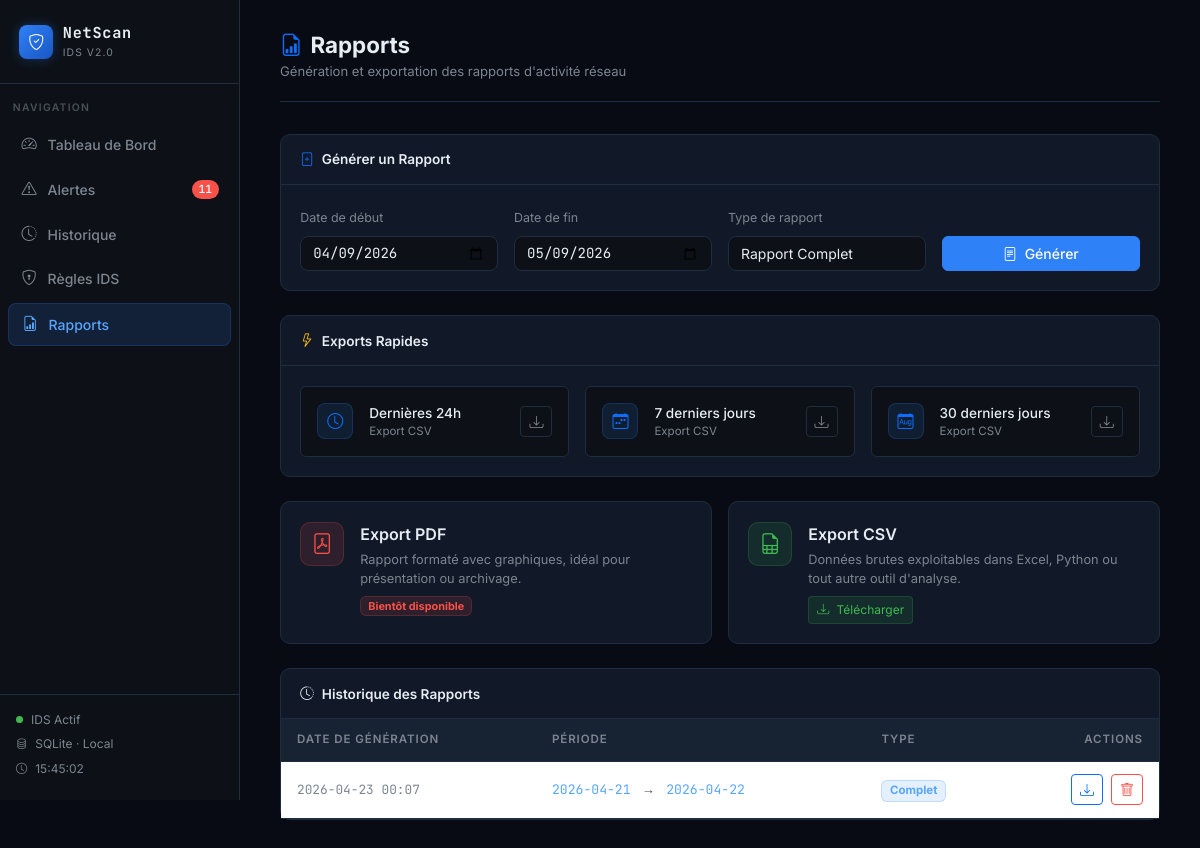
/rapports, run on the app's committed database.
### tables this page shows
CREATE TABLE rapports (
            id INTEGER PRIMARY KEY AUTOINCREMENT,
            date_generation TEXT NOT NULL,
            date_debut TEXT NOT NULL,
            date_fin TEXT NOT NULL,
            type TEXT NOT NULL
        );

### webapp/app.py (the view)
@app.route("/rapports")
def rapports():
    conn = get_db()
    rapports_list = conn.execute(
        "SELECT * FROM rapports ORDER BY date_generation DESC"
    ).fetchall()
    conn.close()
    return render_template("rapports.html", rapports=rapports_list)

### webapp/app.py (called while the page is built)
def get_db():
    conn = sqlite3.connect(DB_PATH)
    conn.row_factory = sqlite3.Row
    return conn

### webapp/templates/rapports.html (shortened to what this page needs)
{% extends "base.html" %}
{% set page = "rapports" %}
{% block content %}
<div class="topbar">
  <div class="topbar-title">
    <h1><i class="bi bi-file-earmark-bar-graph me-2 text-primary"></i>Rapports</h1>
    <p>Génération et exportation des rapports d'activité réseau</p>
  </div>
</div>
<div class="card mb-4">
  <div class="card-header">
    <span><i class="bi bi-file-plus me-2 text-primary"></i>Générer un Rapport</span>
  </div>
  <div class="card-body">
    <form method="POST" action="/rapports/generer" class="row g-3 align-items-end">
      <div class="col-md-3">
        <label class="form-label" style="font-size:0.78rem;color:#7d8590;">Date de début</label>
        <input type="date" id="date_debut" name="date_debut" class="form-control font-mono" required/>
      </div>
      <div class="col-md-3">
        <label class="form-label" style="font-size:0.78rem;color:#7d8590;">Date de fin</label>
        <input type="date" id="date_fin" name="date_fin" class="form-control font-mono" required/>
      </div>
      <div class="col-md-3">
        <label class="form-label" style="font-size:0.78rem;color:#7d8590;">Type de rapport</label>
        <select name="type" class="form-select">
          <option value="Complet">Rapport Complet</option>
        </select>
      </div>
      <div class="col-md-3">
        <button type="submit" class="btn btn-primary w-100">
          <i class="bi bi-file-text me-1"></i> Générer
        </button>
      </div>
    </form>
  </div>
</div>
<div class="card mb-4">
  <div class="card-header">
    <span><i class="bi bi-lightning me-2 text-warning"></i>Exports Rapides</span>
  </div>
  <div class="card-body">
    <div class="row g-3">
      {% for label, period, icon in [("Dernières 24h","24h","bi-clock"),("7 derniers jours","7d","bi-calendar-week"),("30 derniers jours","30d","bi-calendar-month")] %}
      <div class="col-md-4">
        <div class="p-3 rounded d-flex justify-content-between align-items-center"
          style="background:#0d1117;border:1px solid #1e2d40;transition:border-color 0.2s;"
          onmouseover="this.style.borderColor='#2a3f5f'"
          onmouseout="this.style.borderColor='#1e2d40'">
          <div class="d-flex align-items-center gap-3">
            <div style="width:36px;height:36px;border-radius:8px;background:rgba(47,129,247,0.12);display:flex;align-items:center;justify-content:center;border:1px solid rgba(47,129,247,0.2);">
              <i class="bi {{ icon }} text-primary" style="font-size:1rem;"></i>
            </div>
            <div>
              <div style="font-size:0.85rem;font-weight:500;">{{ label }}</div>
              <div style="font-size:0.72rem;color:#7d8590;">Export CSV</div>
            </div>
          </div>
          <a href="/alertes/export_csv?period={{ period }}" class="btn btn-sm btn-outline-secondary">
            <i class="bi bi-download"></i>
          </a>
        </div>
      </div>
      {% endfor %}
    </div>
  </div>
</div>
<div class="row g-3 mb-4">
  <div class="col-md-6">
    <div class="card h-100">
      <div class="card-body d-flex gap-3 align-items-start">
        <div style="width:44px;height:44px;border-radius:10px;background:rgba(248,81,73,0.12);display:flex;align-items:center;justify-content:center;border:1px solid rgba(248,81,73,0.2);flex-shrink:0;">
          <i class="bi bi-file-pdf" style="font-size:1.3rem;color:#f85149;"></i>
        </div>
        <div>
          <div style="font-weight:600;margin-bottom:4px;">Export PDF</div>
          <div style="font-size:0.8rem;color:#7d8590;">Rapport formaté avec graphiques, idéal pour présentation ou archivage.</div>
          <span class="badge mt-2" style="background:rgba(248,81,73,0.12);color:#f85149;border:1px solid rgba(248,81,73,0.2);font-size:0.68rem;">
            Bientôt disponible
          </span>
        </div>
      </div>
    </div>
  </div>
  <div class="col-md-6">
    <div class="card h-100">
      <div class="card-body d-flex gap-3 align-items-start">
        <div style="width:44px;height:44px;border-radius:10px;background:rgba(63,185,80,0.12);display:flex;align-items:center;justify-content:center;border:1px solid rgba(63,185,80,0.2);flex-shrink:0;">
          <i class="bi bi-file-earmark-spreadsheet" style="font-size:1.3rem;color:#3fb950;"></i>
        </div>
        <div>
          <div style="font-weight:600;margin-bottom:4px;">Export CSV</div>
          <div style="font-size:0.8rem;color:#7d8590;">Données brutes exploitables dans Excel, Python ou tout autre outil d'analyse.</div>
          <a href="/alertes/export_csv" class="btn btn-sm mt-2"
            style="background:rgba(63,185,80,0.12);color:#3fb950;border:1px solid rgba(63,185,80,0.2);font-size:0.75rem;">
            <i class="bi bi-download me-1"></i> Télécharger
          </a>
        </div>
      </div>
    </div>
  </div>
</div>
<div class="card">
  <div class="card-header">
    <span><i class="bi bi-clock-history me-2"></i>Historique des Rapports</span>
  </div>
  <div class="card-body p-0">
    <table class="table table-hover mb-0">
      <thead>
        <tr>
          <th>Date de Génération</th>
          <th>Période</th>
          <th>Type</th>
          <th class="text-end">Actions</th>
        </tr>
      </thead>
      <tbody>
        {% if rapports %}
          {% for r in rapports %}
          <tr>
            <td class="font-mono" style="font-size:0.8rem;color:#7d8590;">{{ r.date_generation }}</td>
            <td class="font-mono" style="font-size:0.82rem;">
              <span style="color:#58a6ff;">{{ r.date_debut }}</span>
              <span style="color:#484f58;margin:0 6px;">→</span>
              <span style="color:#58a6ff;">{{ r.date_fin }}</span>
            </td>
            <td>
              <span class="badge" style="background:rgba(47,129,247,0.12);color:#58a6ff;border:1px solid rgba(47,129,247,0.2);font-size:0.72rem;">
                {{ r.type }}
              </span>
            </td>
            <td class="text-end">
              <a href="/rapports/telecharger/{{ r.id }}" class="btn btn-sm btn-outline-primary me-1" title="Télécharger CSV">
                <i class="bi bi-download"></i>
              </a>
              <a href="/rapports/supprimer/{{ r.id }}" class="btn btn-sm btn-outline-danger"
                 onclick="return confirm('Supprimer ce rapport ?')" title="Supprimer">
                <i class="bi bi-trash"></i>
              </a>
            </td>
          </tr>
          {% endfor %}
        {% endif %}
      </tbody>
    </table>
  </div>
</div>
{% endblock %}

### webapp/templates/base.html (style rules this page uses)
:root { --bg-primary: #080b14; --bg-secondary: #0d1117; --bg-card: #111827; --bg-card-hover: #161f30; --border: #1e2d40; --border-bright: #2a3f5f; --text-primary: #e6edf3; --text-secondary: #7d8590; --text-muted: #484f58; --accent: #2f81f7; --accent-glow: rgba(47, 129, 247, 0.15); --accent-hover: #58a6ff; --danger: #f85149; --danger-glow: rgba(248, 81, 73, 0.15); --warning: #e3b341; --warning-glow: rgba(227, 179, 65, 0.15); --success: #3fb950; --success-glow: rgba(63, 185, 80, 0.15); --info: #58a6ff; --sidebar-width: 240px; }
* { box-sizing: border-box; margin: 0; padding: 0; }
body { background-color: var(--bg-primary); color: var(--text-primary); font-family: 'Inter', sans-serif; min-height: 100vh; overflow-x: hidden; }
.topbar { display: flex; justify-content: space-between; align-items: center; margin-bottom: 2rem; padding-bottom: 1.2rem; border-bottom: 1px solid var(--border); }
.topbar-title h1 { font-size: 1.4rem; font-weight: 700; margin: 0; }
.topbar-title p { font-size: 0.82rem; color: var(--text-secondary); margin: 0.2rem 0 0; }
.card { background: var(--bg-card); border: 1px solid var(--border); border-radius: 10px; color: var(--text-primary); transition: border-color 0.2s; }
.card-header { background: transparent; border-bottom: 1px solid var(--border); font-weight: 600; font-size: 0.85rem; padding: 0.9rem 1.2rem; display: flex; align-items: center; justify-content: space-between; }
.card-body { padding: 1.2rem; }
.table { color: var(--text-primary); font-size: 0.875rem; margin: 0; }
.table thead th { background: rgba(30,45,64,0.5); border-color: var(--border); color: var(--text-secondary); font-size: 0.72rem; text-transform: uppercase; letter-spacing: 0.08em; font-weight: 600; padding: 0.75rem 1rem; }
.table td { border-color: var(--border); padding: 0.8rem 1rem; vertical-align: middle; }
.form-control, .form-select { background: var(--bg-secondary); border-color: var(--border); color: var(--text-primary); border-radius: 8px; font-size: 0.875rem; }
.form-control::placeholder { color: var(--text-muted); }
.btn-primary { background: var(--accent); border-color: var(--accent); font-weight: 500; font-size: 0.875rem; }
.btn-outline-danger { color: var(--danger); border-color: var(--danger); }
.btn-outline-secondary { color: var(--text-secondary); border-color: var(--border); }
.font-mono { font-family: 'JetBrains Mono', monospace; }

### data on the page
rapports: date_generation "2026-04-23 00:07", date_debut "2026-04-21", date_fin "2026-04-22", type "Complet"

### other printed values
{{ label }} "Dernières 24h" "7 derniers jours" "30 derniers jours"
